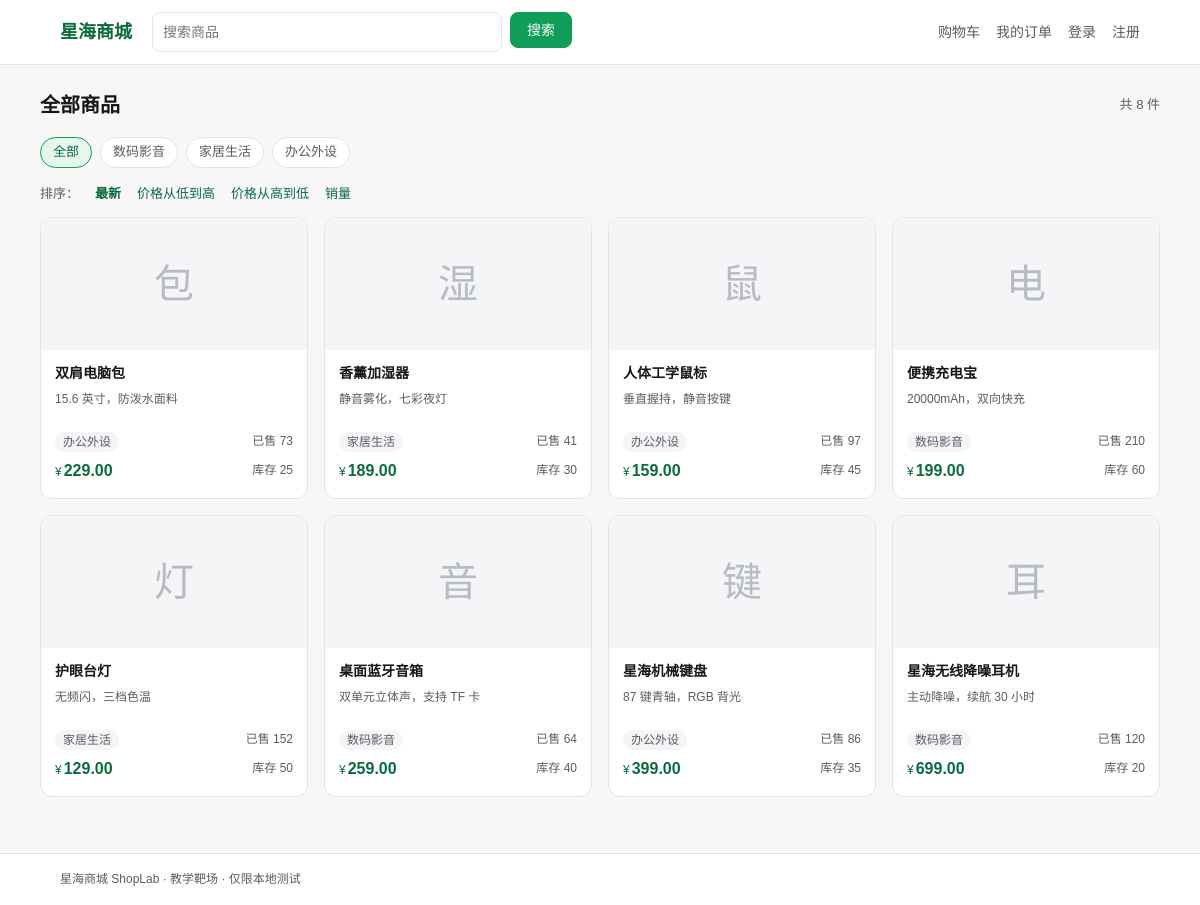
The page / on the database its author committed.
### tables this page shows
CREATE TABLE IF NOT EXISTS `categories` (
  `id` INT UNSIGNED NOT NULL AUTO_INCREMENT,
  `name` VARCHAR(50) NOT NULL,
  PRIMARY KEY (`id`)
);

CREATE TABLE IF NOT EXISTS `products` (
  `id` INT UNSIGNED NOT NULL AUTO_INCREMENT,
  `category_id` INT UNSIGNED NOT NULL DEFAULT 0,
  `name` VARCHAR(100) NOT NULL,
  `price` DECIMAL(10,2) NOT NULL DEFAULT 0.00,
  `stock` INT NOT NULL DEFAULT 0,
  `description` VARCHAR(255) NOT NULL DEFAULT '',
  `icon` VARCHAR(20) NOT NULL DEFAULT '',
  `sales` INT NOT NULL DEFAULT 0,
  `status` TINYINT NOT NULL DEFAULT 1,
  `created_at` DATETIME NOT NULL DEFAULT CURRENT_TIMESTAMP,
  PRIMARY KEY (`id`),
  KEY `idx_category` (`category_id`)
);

### includes/functions.php (called while the page is built, shortened)
<?php
function e($value): string
{
    return htmlspecialchars((string)$value, ENT_QUOTES, 'UTF-8');
}
function current_user(): ?array
{
    $uid = (int)($_SESSION['uid'] ?? 0);
    if ($uid <= 0) {
        return $user = null;
    }
    $st = db()->prepare('SELECT id, username, nickname, email, avatar, role, created_at FROM users WHERE id = ?');
    $st->execute([$uid]);
    $row = $st->fetch();
    return $user = ($row ?: null);
}
function money($value): string
{
    return number_format((float)$value, 2);
}
function get_int(string $key, int $default = 0): int
{
    $v = $_GET[$key] ?? null;
    return ($v === null || $v === '') ? $default : (int)$v;
}

### includes/db.php (called while the page is built)
<?php
function db(): PDO
{
    static $pdo = null;
    if ($pdo instanceof PDO) {
        return $pdo;
    }
    $c = config('db');
    $dsn = sprintf(
        'mysql:host=%s;port=%d;dbname=%s;charset=%s',
        $c['host'],
        $c['port'],
        $c['name'],
        $c['charset']
    );
    $pdo = new PDO($dsn, $c['user'], $c['pass'], [
        PDO::ATTR_ERRMODE            => PDO::ERRMODE_EXCEPTION,
        PDO::ATTR_DEFAULT_FETCH_MODE => PDO::FETCH_ASSOC,
        PDO::ATTR_EMULATE_PREPARES   => false,
    ]);
    return $pdo;
}

### index.php (the view, shortened to what this page needs)
<?php
$q   = trim((string)($_GET['q'] ?? ''));
$cat = get_int('cat');
$sort = (string)($_GET['sort'] ?? 'new');
$sortMap = [
    'new'        => 'id DESC',
    'price_asc'  => 'price ASC',
    'price_desc' => 'price DESC',
    'sales'      => 'sales DESC',
];
$orderBy = $sortMap[$sort] ?? $sortMap['new'];
$sort = isset($sortMap[$sort]) ? $sort : 'new';
$sql = 'SELECT p.*, c.name AS category_name FROM products p
        LEFT JOIN categories c ON c.id = p.category_id
        WHERE p.status = 1';
$params = [];
$sql .= ' ORDER BY p.' . $orderBy;
$st = db()->prepare($sql);
$st->execute($params);
$products = $st->fetchAll();
$categories = db()->query('SELECT * FROM categories ORDER BY id')->fetchAll();
include __DIR__ . '/includes/header.php';
?>
<div class="row-between" style="margin-bottom:16px">
  <h1 class="page-title" style="margin:0">全部商品</h1>
  <span class="hint">共 <?= count($products) ?> 件</span>
</div>
<div class="filters">
  <a class="chip <?= $cat === 0 ? 'active' : '' ?>" href="/index.php<?= $q !== '' ? '?q=' . urlencode($q) : '' ?>">全部</a>
  <?php foreach ($categories as $c): ?>
    <a class="chip <?= $cat === (int)$c['id'] ? 'active' : '' ?>"
       href="/index.php?cat=<?= (int)$c['id'] ?><?= $q !== '' ? '&q=' . urlencode($q) : '' ?>"><?= e($c['name']) ?></a>
  <?php endforeach; ?>
</div>
<div class="sort-bar">
  <span>排序：</span>
  <?php
  $sorts = ['new' => '最新', 'price_asc' => '价格从低到高', 'price_desc' => '价格从高到低', 'sales' => '销量'];
  foreach ($sorts as $key => $label):
      $url = '/index.php?sort=' . $key . ($cat > 0 ? '&cat=' . $cat : '') . ($q !== '' ? '&q=' . urlencode($q) : '');
  ?>
    <a class="<?= $sort === $key ? 'active' : '' ?>" href="<?= e($url) ?>"><?= e($label) ?></a>
  <?php endforeach; ?>
</div>
<?php if (!$products): ?>
  <div class="card empty">没有找到符合条件的商品</div>
<?php else: ?>
  <div class="products">
    <?php foreach ($products as $p): ?>
      <a class="product" href="/product.php?id=<?= (int)$p['id'] ?>">
        <div class="thumb"><?= e($p['icon'] !== '' ? $p['icon'] : mb_substr($p['name'], 0, 1)) ?></div>
        <div class="product-body">
          <div class="product-name"><?= e($p['name']) ?></div>
          <div class="product-desc"><?= e($p['description']) ?></div>
          <div class="product-sub">
            <span class="badge badge-muted"><?= e($p['category_name'] ?: '未分类') ?></span>
            <span class="stock">已售 <?= (int)$p['sales'] ?></span>
          </div>
          <div class="product-meta">
            <span class="price"><small>¥</small><?= money($p['price']) ?></span>
            <span class="stock">库存 <?= (int)$p['stock'] ?></span>
          </div>
        </div>
      </a>
    <?php endforeach; ?>
  </div>
<?php endif; ?>
<?php include __DIR__ . '/includes/footer.php'; ?>

### includes/header.php (shortened to what this page needs)
<?php
$__user = current_user();
?>
<!doctype html>
<html lang="zh-CN">
<head>
<link rel="stylesheet" href="/assets/css/app.css">
</head>
<body>
<header class="topbar">
  <div class="container topbar-inner">
    <a class="brand" href="/index.php">星海商城</a>
    <form class="search" action="/index.php" method="get">
      <input class="input search-input" type="text" name="q" value="<?= e($_GET['q'] ?? '') ?>" placeholder="搜索商品">
      <button class="btn btn-primary" type="submit">搜索</button>
    </form>
    <nav class="nav">
      <a href="/cart.php">购物车</a>
      <a href="/orders.php">我的订单</a>
      <?php if ($__user): ?>
        <a href="/profile.php"><?= e($__user['nickname']) ?></a>
        <?php if ($__user['role'] === 'admin'): ?><a href="/admin/index.php">后台</a><?php endif; ?>
        <a href="/logout.php">退出</a>
      <?php else: ?>
        <a href="/login.php">登录</a>
        <a href="/register.php">注册</a>
      <?php endif; ?>
    </nav>
  </div>
</header>
<main class="container main">

### includes/footer.php (shortened to what this page needs)
</main>
<footer class="footer">
  <div class="container">星海商城 ShopLab · 教学靶场 · 仅限本地测试</div>
</footer>
</body>
</html>

### assets/css/app.css (style rules this page uses)
:root { --surface: #ffffff; --surface-muted: #f4f5f7; --bg: #f7f7f8; --text: #171717; --text-muted: #5b5b63; --border: #e3e4e8; --brand: #0f9d58; --brand-dark: #0b6b3d; --brand-soft: #e8f7ee; --danger: #d93a2f; --warning: #b7791f; --radius: 8px; --radius-card: 12px; --shadow: 0 1px 2px rgba(23, 23, 23, .06); }
* { box-sizing: border-box; }
body { margin: 0; background: var(--bg); color: var(--text); font: 14px/1.6 "Microsoft YaHei", "PingFang SC", Arial, sans-serif; }
a { color: var(--brand-dark); text-decoration: none; }
.container { width: 100%; max-width: 1120px; margin: 0 auto; padding: 0 20px; }
.topbar { background: var(--surface); border-bottom: 1px solid var(--border); position: sticky; top: 0; z-index: 10; }
.topbar-inner { display: flex; align-items: center; gap: 20px; height: 64px; }
.brand { font-size: 18px; font-weight: 700; color: var(--brand-dark); white-space: nowrap; }
.search { display: flex; gap: 8px; flex: 1; max-width: 420px; }
.search-input { width: 100%; }
.nav { display: flex; gap: 16px; margin-left: auto; white-space: nowrap; }
.nav a { color: var(--text-muted); font-size: 14px; }
.main { padding: 24px 0 56px; min-height: 60vh; }
.btn { display: inline-block; padding: 0 16px; height: 36px; line-height: 34px; border: 1px solid var(--border); border-radius: var(--radius); background: var(--surface); color: var(--text); font-size: 14px; cursor: pointer; text-align: center; white-space: nowrap; }
.btn-primary { background: var(--brand); border-color: var(--brand); color: #fff; }
.input, textarea, select { width: 100%; padding: 8px 10px; border: 1px solid var(--border); border-radius: var(--radius); background: var(--surface); color: var(--text); font: inherit; }
.hint { color: var(--text-muted); font-size: 13px; }
.page-title { margin: 0 0 16px; font-size: 20px; }
.row-between { display: flex; justify-content: space-between; align-items: center; gap: 16px; }
.filters { display: flex; flex-wrap: wrap; gap: 8px; margin-bottom: 16px; }
.chip { padding: 4px 12px; border: 1px solid var(--border); border-radius: 999px; background: var(--surface); color: var(--text-muted); font-size: 13px; }
.chip.active { background: var(--brand-soft); border-color: var(--brand); color: var(--brand-dark); }
.sort-bar { display: flex; gap: 16px; margin-bottom: 12px; font-size: 13px; color: var(--text-muted); }
.sort-bar a.active { color: var(--brand-dark); font-weight: 600; }
.products { display: grid; grid-template-columns: repeat(auto-fill, minmax(220px, 1fr)); gap: 16px; }
.product { background: var(--surface); border: 1px solid var(--border); border-radius: var(--radius-card); overflow: hidden; display: flex; flex-direction: column; color: inherit; }
.thumb { height: 132px; background: var(--surface-muted); display: flex; align-items: center; justify-content: center; font-size: 40px; color: #b9bbc4; }
.product-body { padding: 12px 14px 14px; display: flex; flex-direction: column; gap: 6px; flex: 1; }
.product-name { font-size: 14px; font-weight: 600; }
.product-desc { color: var(--text-muted); font-size: 12px; height: 36px; overflow: hidden; }
.product-sub { display: flex; justify-content: space-between; align-items: center; }
.product-meta { display: flex; justify-content: space-between; align-items: center; margin-top: auto; }
.price { color: var(--brand-dark); font-weight: 700; font-size: 16px; }
.price small { font-size: 12px; font-weight: 400; margin-right: 2px; }
.stock { color: var(--text-muted); font-size: 12px; }
.badge { display: inline-block; padding: 0 8px; border-radius: 999px; background: var(--brand-soft); color: var(--brand-dark); font-size: 12px; line-height: 20px; }
.badge-muted { background: var(--surface-muted); color: var(--text-muted); }
.footer { border-top: 1px solid var(--border); background: var(--surface); color: var(--text-muted); font-size: 12px; padding: 16px 0; }

### rows shown on the page
categories: name "数码影音"
categories: name "家居生活"
categories: name "办公外设"
products: icon "包", name "双肩电脑包", description "15.6 英寸，防泼水面料", category.name "办公外设", sales "73", price "229.00", stock "25"
products: icon "湿", name "香薰加湿器", description "静音雾化，七彩夜灯", category.name "家居生活", sales "41", price "189.00", stock "30"
products: icon "鼠", name "人体工学鼠标", description "垂直握持，静音按键", category.name "办公外设", sales "97", price "159.00", stock "45"
products: icon "电", name "便携充电宝", description "20000mAh，双向快充", category.name "数码影音", sales "210", price "199.00", stock "60"
products: icon "灯", name "护眼台灯", description "无频闪，三档色温", category.name "家居生活", sales "152", price "129.00", stock "50"
products: icon "音", name "桌面蓝牙音箱", description "双单元立体声，支持 TF 卡", category.name "数码影音", sales "64", price "259.00", stock "40"
products: icon "键", name "星海机械键盘", description "87 键青轴，RGB 背光", category.name "办公外设", sales "86", price "399.00", stock "35"
products: icon "耳", name "星海无线降噪耳机", description "主动降噪，续航 30 小时", category.name "数码影音", sales "120", price "699.00", stock "20"

### other values the page prints
count($products) "8"
$label "最新"
$label "价格从低到高"
$label "价格从高到低"
$label "销量"
